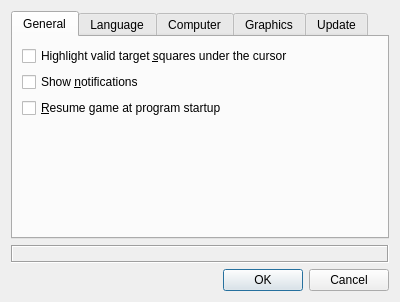
<?xml version="1.0" encoding="UTF-8"?>
<ui version="4.0">
 <class>PreferencesDialog</class>
 <widget class="QDialog" name="PreferencesDialog">
  <property name="geometry">
   <rect>
    <x>0</x>
    <y>0</y>
    <width>400</width>
    <height>302</height>
   </rect>
  </property>
  <property name="windowTitle">
   <string>Preferences</string>
  </property>
  <property name="whatsThis">
   <string>&lt;i&gt;Move the mouse cursor over a settings item to get more information.&lt;/i&gt;</string>
  </property>
  <layout class="QVBoxLayout" name="verticalLayout">
   <item>
    <widget class="QTabWidget" name="tabWidget">
     <property name="currentIndex">
      <number>0</number>
     </property>
     <widget class="QWidget" name="generalTab">
      <attribute name="title">
       <string>General</string>
      </attribute>
      <layout class="QFormLayout" name="formLayout_4">
       <property name="fieldGrowthPolicy">
        <enum>QFormLayout::ExpandingFieldsGrow</enum>
       </property>
       <item row="0" column="0">
        <widget class="QCheckBox" name="highlightValidTargetsCheckBox">
         <property name="whatsThis">
          <string>When checked, the square under the cursor is highlighted if it's a valid target for the move.</string>
         </property>
         <property name="text">
          <string>Highlight valid target &amp;squares under the cursor</string>
         </property>
        </widget>
       </item>
       <item row="1" column="0">
        <widget class="QCheckBox" name="showNotificationsCheckBox">
         <property name="whatsThis">
          <string>When checked, a notification will be shown on an invalid move or if the game ends.</string>
         </property>
         <property name="text">
          <string>Show &amp;notifications</string>
         </property>
        </widget>
       </item>
       <item row="2" column="0">
        <widget class="QCheckBox" name="resumeGameAtStartupCheckBox">
         <property name="whatsThis">
          <string>When checked, saves the game when exiting, and resumes it the next time. If other sessions of the program are open, only one of them will do this; the others may ask for confirmation when exiting.</string>
         </property>
         <property name="text">
          <string>&amp;Resume game at program startup</string>
         </property>
        </widget>
       </item>
      </layout>
     </widget>
     <widget class="QWidget" name="languageTab">
      <attribute name="title">
       <string>Language</string>
      </attribute>
      <layout class="QFormLayout" name="formLayout_2">
       <item row="0" column="0">
        <widget class="QLabel" name="interfaceLanguageLabel">
         <property name="text">
          <string>Interface &amp;language:</string>
         </property>
        </widget>
       </item>
       <item row="1" column="0">
        <layout class="QVBoxLayout" name="languageListContainer"/>
       </item>
      </layout>
     </widget>
     <widget class="QWidget" name="computerTab">
      <attribute name="title">
       <string>Computer</string>
      </attribute>
      <layout class="QFormLayout" name="formLayout_5">
       <item row="0" column="0">
        <layout class="QGridLayout" name="gridLayout">
         <item row="0" column="0">
          <widget class="QLabel" name="difficultyLabel">
           <property name="text">
            <string>&amp;Difficulty level:</string>
           </property>
           <property name="buddy">
            <cstring>searchDepthSlider</cstring>
           </property>
          </widget>
         </item>
         <item row="0" column="1">
          <widget class="QSlider" name="searchDepthSlider">
           <property name="tracking">
            <bool>true</bool>
           </property>
           <property name="orientation">
            <enum>Qt::Horizontal</enum>
           </property>
           <property name="tickPosition">
            <enum>QSlider::TicksBelow</enum>
           </property>
          </widget>
         </item>
         <item row="0" column="2">
          <widget class="QLabel" name="difficultyValueLabel">
           <property name="text">
            <string notr="true">&lt;?&gt;</string>
           </property>
          </widget>
         </item>
        </layout>
       </item>
      </layout>
     </widget>
     <widget class="QWidget" name="graphicsTab">
      <attribute name="title">
       <string>Graphics</string>
      </attribute>
      <layout class="QFormLayout" name="formLayout_3">
       <item row="0" column="0">
        <widget class="QCheckBox" name="hardwareAccelerationCheckBox">
         <property name="whatsThis">
          <string>Use OpenGL for hardware acceleration when available.</string>
         </property>
         <property name="text">
          <string>Use &amp;hardware acceleration when available</string>
         </property>
        </widget>
       </item>
       <item row="1" column="0">
        <widget class="QCheckBox" name="disableAnimationsCheckBox">
         <property name="text">
          <string>Disable &amp;animations</string>
         </property>
        </widget>
       </item>
      </layout>
     </widget>
     <widget class="QWidget" name="updateTab">
      <attribute name="title">
       <string>Update</string>
      </attribute>
      <layout class="QFormLayout" name="formLayout">
       <property name="fieldGrowthPolicy">
        <enum>QFormLayout::ExpandingFieldsGrow</enum>
       </property>
       <item row="0" column="0">
        <widget class="QCheckBox" name="checkForUpdatesCheckBox">
         <property name="whatsThis">
          <string>When checked, you will be notified when a new version of the program is available.</string>
         </property>
         <property name="text">
          <string>&amp;Check for updates</string>
         </property>
        </widget>
       </item>
       <item row="1" column="0">
        <layout class="QGridLayout" name="gridLayout_2">
         <item row="0" column="1">
          <widget class="QLabel" name="oncePerLabel">
           <property name="text">
            <string>&amp;Once per</string>
           </property>
           <property name="buddy">
            <cstring>updateCheckIntervalSpinBox</cstring>
           </property>
          </widget>
         </item>
         <item row="0" column="2">
          <widget class="QSpinBox" name="updateCheckIntervalSpinBox"/>
         </item>
         <item row="0" column="0">
          <spacer name="horizontalSpacer">
           <property name="orientation">
            <enum>Qt::Horizontal</enum>
           </property>
           <property name="sizeType">
            <enum>QSizePolicy::Fixed</enum>
           </property>
           <property name="sizeHint" stdset="0">
            <size>
             <width>25</width>
             <height>1</height>
            </size>
           </property>
          </spacer>
         </item>
         <item row="0" column="3">
          <widget class="QLabel" name="daysLabel">
           <property name="text">
            <string notr="true">days</string>
           </property>
          </widget>
         </item>
        </layout>
       </item>
      </layout>
     </widget>
    </widget>
   </item>
   <item>
    <widget class="QLabel" name="whatsThisLabel">
     <property name="frameShape">
      <enum>QFrame::Box</enum>
     </property>
     <property name="frameShadow">
      <enum>QFrame::Sunken</enum>
     </property>
     <property name="text">
      <string/>
     </property>
     <property name="alignment">
      <set>Qt::AlignLeading|Qt::AlignLeft|Qt::AlignTop</set>
     </property>
     <property name="wordWrap">
      <bool>true</bool>
     </property>
     <property name="margin">
      <number>7</number>
     </property>
     <property name="openExternalLinks">
      <bool>true</bool>
     </property>
     <property name="textInteractionFlags">
      <set>Qt::LinksAccessibleByKeyboard|Qt::LinksAccessibleByMouse|Qt::TextBrowserInteraction|Qt::TextSelectableByKeyboard|Qt::TextSelectableByMouse</set>
     </property>
    </widget>
   </item>
   <item>
    <widget class="QDialogButtonBox" name="buttonBox">
     <property name="orientation">
      <enum>Qt::Horizontal</enum>
     </property>
     <property name="standardButtons">
      <set>QDialogButtonBox::Cancel|QDialogButtonBox::Ok</set>
     </property>
    </widget>
   </item>
  </layout>
 </widget>
 <tabstops>
  <tabstop>buttonBox</tabstop>
  <tabstop>tabWidget</tabstop>
  <tabstop>highlightValidTargetsCheckBox</tabstop>
  <tabstop>showNotificationsCheckBox</tabstop>
  <tabstop>searchDepthSlider</tabstop>
  <tabstop>hardwareAccelerationCheckBox</tabstop>
  <tabstop>disableAnimationsCheckBox</tabstop>
  <tabstop>checkForUpdatesCheckBox</tabstop>
  <tabstop>updateCheckIntervalSpinBox</tabstop>
 </tabstops>
 <resources/>
 <connections>
  <connection>
   <sender>buttonBox</sender>
   <signal>accepted()</signal>
   <receiver>PreferencesDialog</receiver>
   <slot>accept()</slot>
   <hints>
    <hint type="sourcelabel">
     <x>364</x>
     <y>297</y>
    </hint>
    <hint type="destinationlabel">
     <x>157</x>
     <y>274</y>
    </hint>
   </hints>
  </connection>
  <connection>
   <sender>buttonBox</sender>
   <signal>rejected()</signal>
   <receiver>PreferencesDialog</receiver>
   <slot>reject()</slot>
   <hints>
    <hint type="sourcelabel">
     <x>395</x>
     <y>297</y>
    </hint>
    <hint type="destinationlabel">
     <x>286</x>
     <y>274</y>
    </hint>
   </hints>
  </connection>
 </connections>
</ui>
